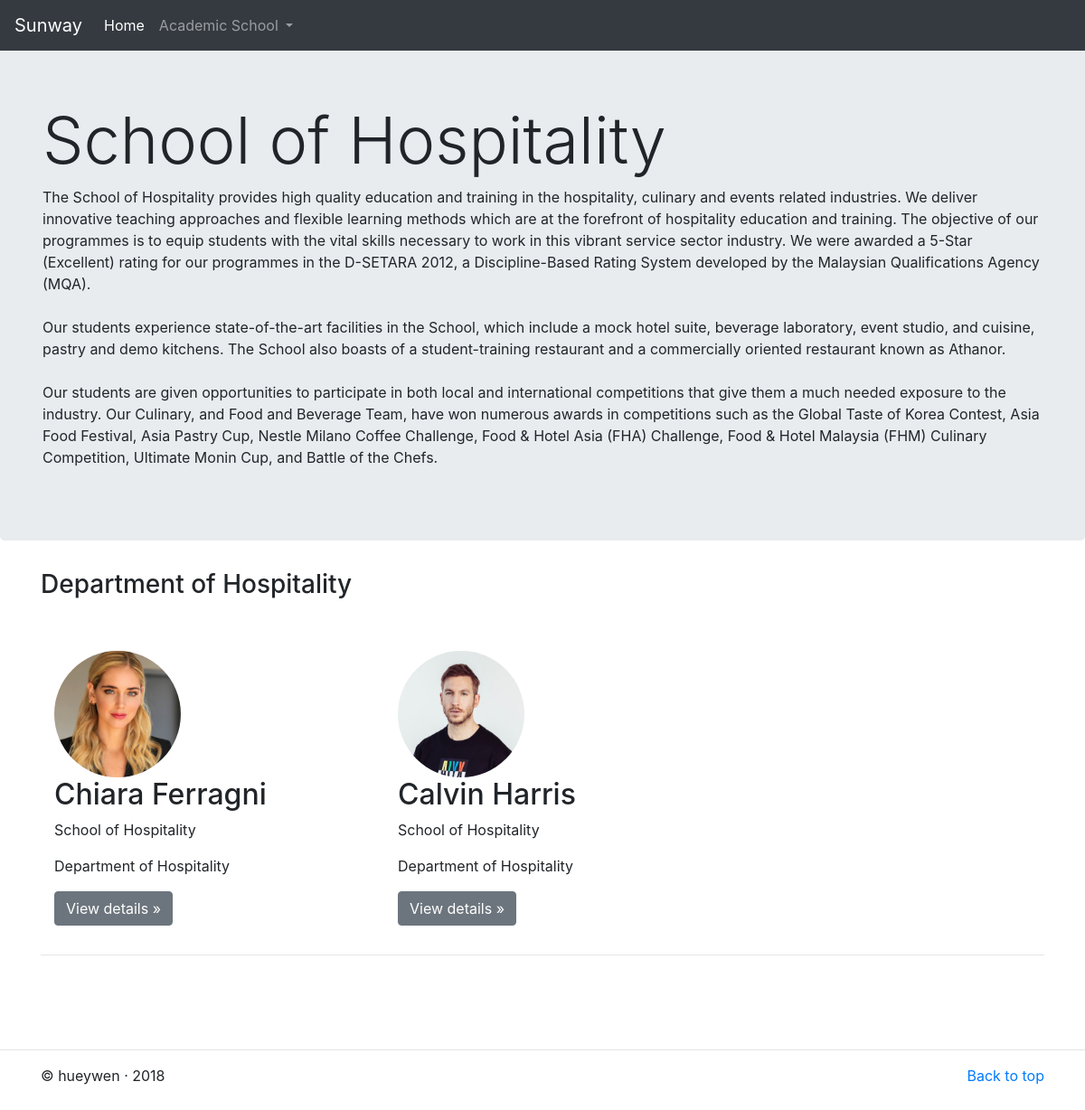
The app's page /fyp_HW/main/hospitality.php with its own data.
### tables this page shows
CREATE TABLE `tbl_staffs` (
  `id` int(10) NOT NULL,
  `StaffId` varchar(6) NOT NULL,
  `firstName` varchar(255) NOT NULL,
  `lastName` varchar(255) NOT NULL,
  `nationality` varchar(255) NOT NULL,
  `dob` date NOT NULL,
  `email` varchar(255) NOT NULL,
  `startDate` date NOT NULL,
  `position` varchar(255) NOT NULL,
  `faculty` varchar(255) NOT NULL,
  `department` varchar(255) NOT NULL,
  `summary` varchar(50000) NOT NULL,
  `password` varchar(255) NOT NULL,
  `status` varchar(255) NOT NULL,
  `profile_picture` text,
  `created_on` timestamp NOT NULL DEFAULT CURRENT_TIMESTAMP,
  `updated_on` timestamp NOT NULL DEFAULT CURRENT_TIMESTAMP,
  `user_type` varchar(255) NOT NULL,
  `api_key` varchar(255) NOT NULL
);

### fyp_HW/main/hospitality.php (the view, shortened to what this page needs)
<?php
include('../inc/config.php');
$title = "School of Hospitality";
$description = "The School of Hospitality provides high quality education and training in the hospitality, culinary and
                    events related industries. We deliver innovative teaching approaches and flexible learning methods which
                    are at the forefront of hospitality education and training. The objective of our programmes is to equip
                    students with the vital skills necessary to work in this vibrant service sector industry. We were awarded
                    a 5-Star (Excellent) rating for our programmes in the D-SETARA 2012, a Discipline-Based Rating System
                    developed by the Malaysian Qualifications Agency (MQA).
                    <br><br>
                    Our students experience state-of-the-art facilities in the School, which include a mock hotel suite, beverage
                    laboratory, event studio, and cuisine, pastry and demo kitchens. The School also boasts of a student-training
                    restaurant and a commercially oriented restaurant known as Athanor.
                    <br><br>
                    Our students are given opportunities to participate in both local and international competitions that give
                    them a much needed exposure to the industry. Our Culinary, and Food and Beverage Team, have won numerous awards
                    in competitions such as the Global Taste of Korea Contest, Asia Food Festival, Asia Pastry Cup, Nestle Milano
                    Coffee Challenge, Food & Hotel Asia (FHA) Challenge, Food & Hotel Malaysia (FHM) Culinary Competition, Ultimate
                    Monin Cup, and Battle of the Chefs.";
$department_list = array();
array_push($department_list,"Department of Hospitality");
?>
<!DOCTYPE html>
<html lang="en">
<head>
    <link rel="stylesheet" href="https://stackpath.bootstrapcdn.com/bootstrap/4.1.3/css/bootstrap.min.css">
    <link rel="stylesheet" href="https://stackpath.bootstrapcdn.com/bootstrap/4.1.3/js/bootstrap.min.js">
    <link rel="stylesheet" href="https://stackpath.bootstrapcdn.com/bootstrap/4.1.3/js/bootstrap.bundle.min.js">
    <link href="../assets/assets/css/carousel.css" rel="stylesheet">
</head>
<body>
<header>
    <nav class="navbar navbar-expand-md navbar-dark fixed-top bg-dark">
        <a class="navbar-brand" href="#">Sunway</a>
        <div class="collapse navbar-collapse" id="navbarCollapse">
            <ul class="navbar-nav mr-auto">
                <li class="nav-item active">
                    <a class="nav-link" href="home.php">Home</a>
                </li>
                <li class="nav-item dropdown">
                    <a class="nav-link dropdown-toggle" href="#" id="navbarDropdown" role="button" data-toggle="dropdown" aria-haspopup="true" aria-expanded="false">
                        Academic School
                    </a>
                </li>
            </ul>
        </div>
    </nav>
</header>
<main role="main">
    <div class="jumbotron">
        <div class="container">
            <h1 class="display-3"><?php echo $title?></h1>
            <p><?php echo $description;?></p>
        </div>
    </div>
    <?php
    $printed = false;
    foreach ($department_list as $data){
        $sql= "SELECT * FROM `tbl_staffs` WHERE `department` = :department";
        try {
            $query = $dbh->prepare($sql);
            $query->bindParam(':department',$data,PDO::PARAM_STR);
            $query->execute();
            $result = $query->fetchAll(PDO::FETCH_ASSOC);
            if (count($result)==0){
            }
            else{
                if($printed == false){
                    echo "
                            <div class='container'>
                            <h3>$data</h3>
                            <br><br>
                            <div class='row'>";
                }
            }
            foreach($result as $output) {
                $firstname = $output["firstName"];
                $lastname = $output["lastName"];
                $faculty = $output["faculty"];
                $department = $output["department"];
                $id = $output["StaffId"];
                $profile_picture = $output["profile_picture"];
                $image = "https://cdn1.iconfinder.com/data/icons/unique-round-blue/93/user-512.png";
                if(strcasecmp($profile_picture,"")==0 || strcasecmp($profile_picture,"none")==0){
                    $image = "https://cdn1.iconfinder.com/data/icons/unique-round-blue/93/user-512.png";
                }
                else{
                    $image = "../".$profile_picture;
                }
                echo "
                        <div class='col-lg-4'>
                            <div class='col-lg-12'>
                                 <img class='rounded-circle' src='$image' alt='Generic placeholder image' width='140' height='140'>
                                    <h2>$firstname $lastname</h2>
                                        <p>$faculty</p>
                                        <p>$department</p>
                                        <p>
                                            <a class='btn btn-secondary' href='user.php?id=$id' role='button'>View details &raquo;</a>
                                        </p>
                            </div>
                        </div>
                        ";
            }
        }
        catch(PDOException $e)
        {
            echo $e;
        }
        echo"
                </div>
                <hr>
                </div>
                ";
    }
    ?>
    <br><br><br>
    <hr>
    <footer class="container">
        <p class="float-right"><a href="#">Back to top</a></p>
        <p>&copy; hueywen &middot; 2018</p>
    </footer>
</main>
<link rel="stylesheet" href="https://stackpath.bootstrapcdn.com/bootstrap/4.1.3/css/bootstrap.min.css">
</body>
</html>

### fyp_HW/assets/assets/css/carousel.css (style rules this page uses)
body { padding-top: 3rem; padding-bottom: 3rem; color: #5a5a5a; }

### records on screen
tbl_staffs: profile_picture (picture), firstName "Chiara", lastName "Ferragni", faculty "School of Hospitality", department "Department of Hospitality"
tbl_staffs: profile_picture (picture), firstName "Calvin", lastName "Harris", faculty "School of Hospitality", department "Department of Hospitality"

### other values on screen
$title "School of Hospitality"
$data "Department of Hospitality"
